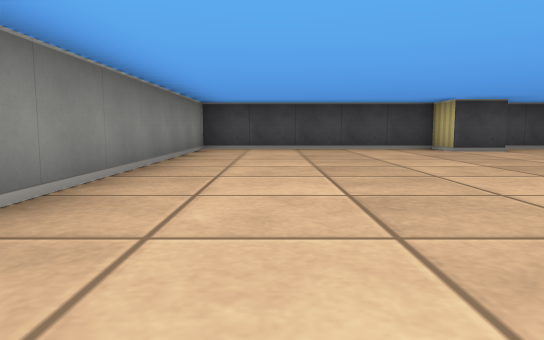
[1] (above)

16 first-person views from a walk through a cub3D level. The camera is about half as high as the walls, tilts 6° down and sees 70° across. The floor is counted in squares. Each view is taken from the middle of a square. On the plan, view 1 faces up. The plan holds only what a view shows up to about 9 squares ahead; the rest is blank.

[2]
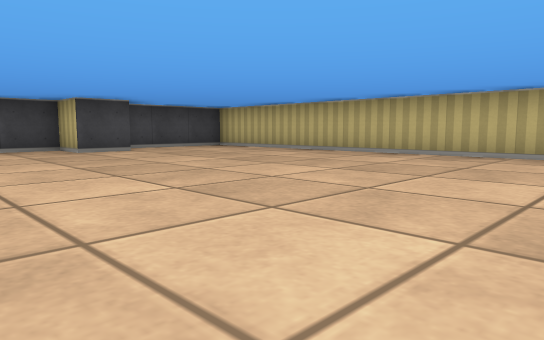

[3]
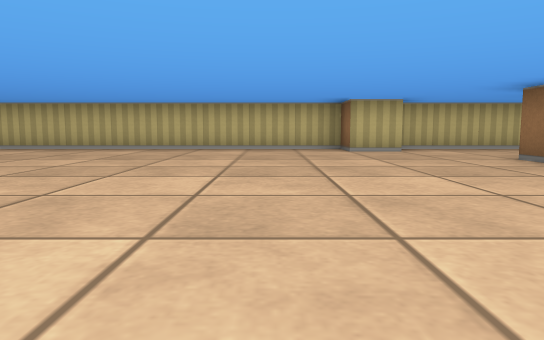

[4]
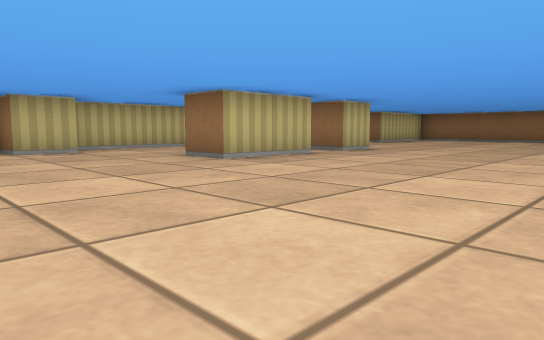

[5]
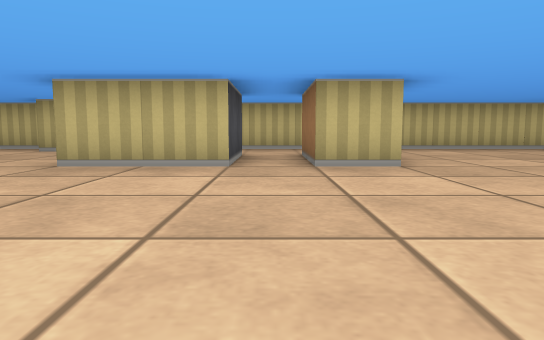

[6]
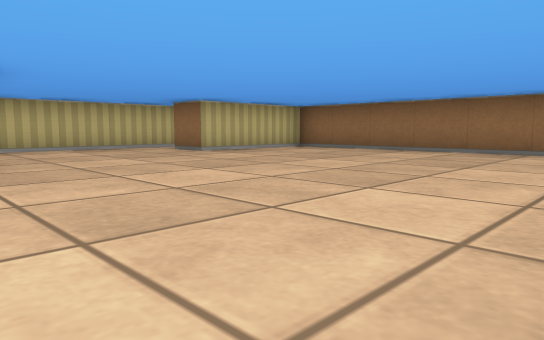

[7]
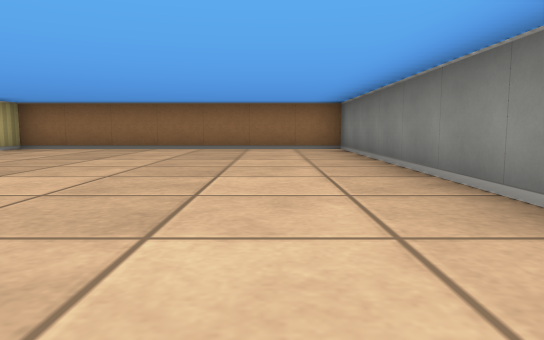

[8]
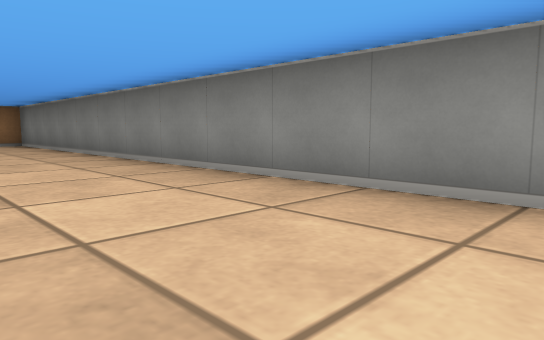

[9]
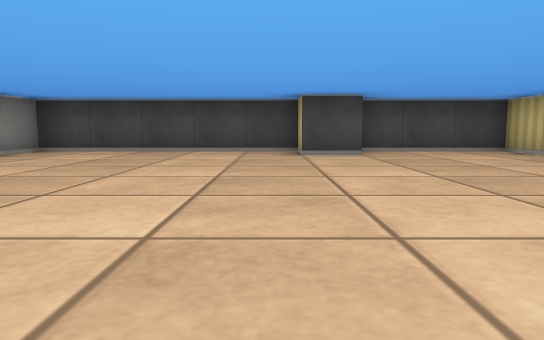

[10]
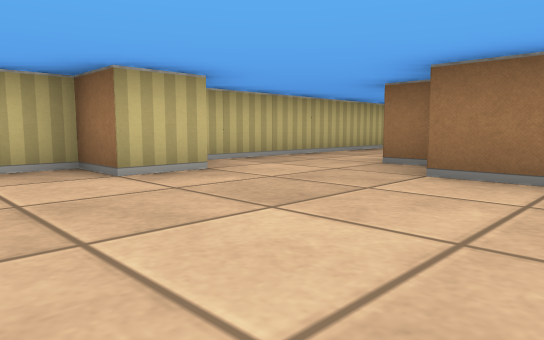

[11]
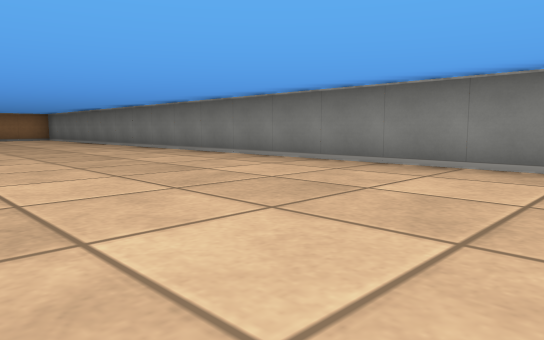

[12]
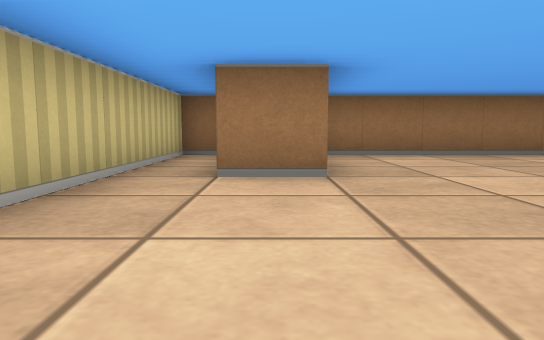

[13]
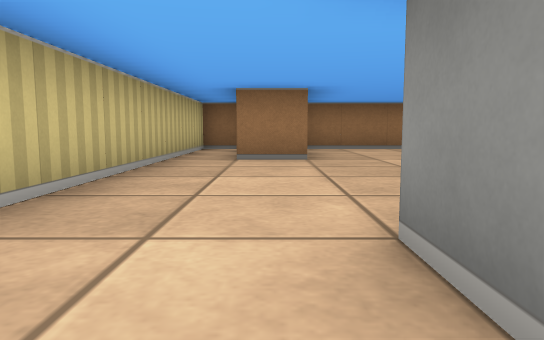

[14]
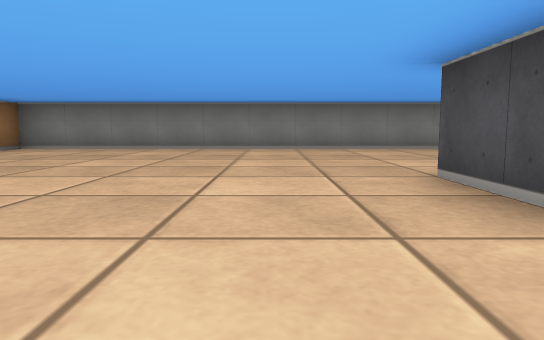

[15]
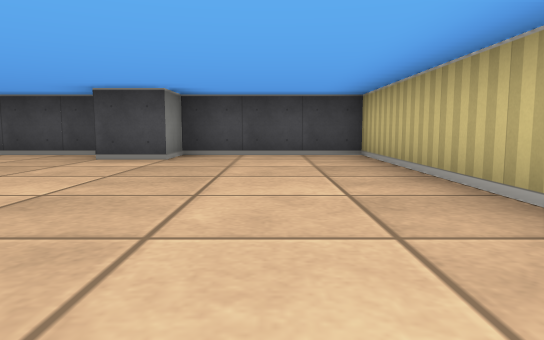

[16]
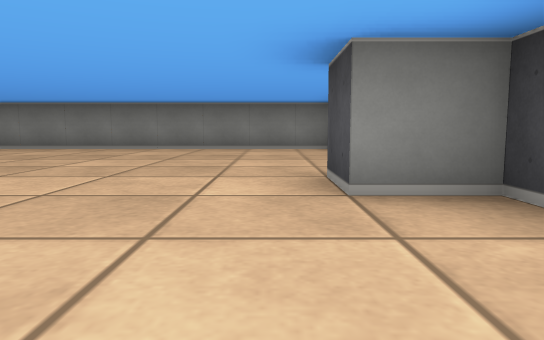

### Floor plan
Points are (right, up) in squares from view 1. A wall is a line through its corners. A room is listed if a view was taken in it or the views show most of it. See-through windows are left out.
Room 1 (views 1, 2, 3, 4, 5, 6, 7, 8, 9, 10, 11, 12, 13, 14, 15, 16)
walls: (4.9, -4.5) (5.5, -4.5); (5.4, -5.5) (3.5, -5.5) (3.5, -3.5) (4.5, -3.5); (6.5, -2.6) (6.5, -1.5) (7.5, -1.5) (7.5, 8.5) (4.5, 8.5) (4.5, 7.5) (3.5, 7.5) (3.5, 8.5) (-1.5, 8.5) (-1.5, -14.5) (5.5, -14.5) (5.5, -11.5) (6.5, -11.5); (5, -7.5) (3.5, -7.5) (3.5, -6.5) (5.5, -6.5) (5.5, -7.5); (6.8, -14.5) (7.5, -14.5) (7.5, -2.8)

Positions as (right, up) in squares from view 1, and headings:
1: (0, 0), facing up
2: (1, 0), facing up-right
3: (-1, 0), facing right
4: (-1, 0), facing down-right
5: (-1, -6), facing right
6: (-1, -7), facing down-right
7: (0, -6), facing down
8: (1, -3), facing down-left
9: (3, 1), facing up
10: (3, 0), facing down-right
11: (3, 2), facing down-left
12: (6, -8), facing down
13: (6, -6), facing down
14: (7, -9), facing left
15: (6, 2), facing up
16: (7, 7), facing left
